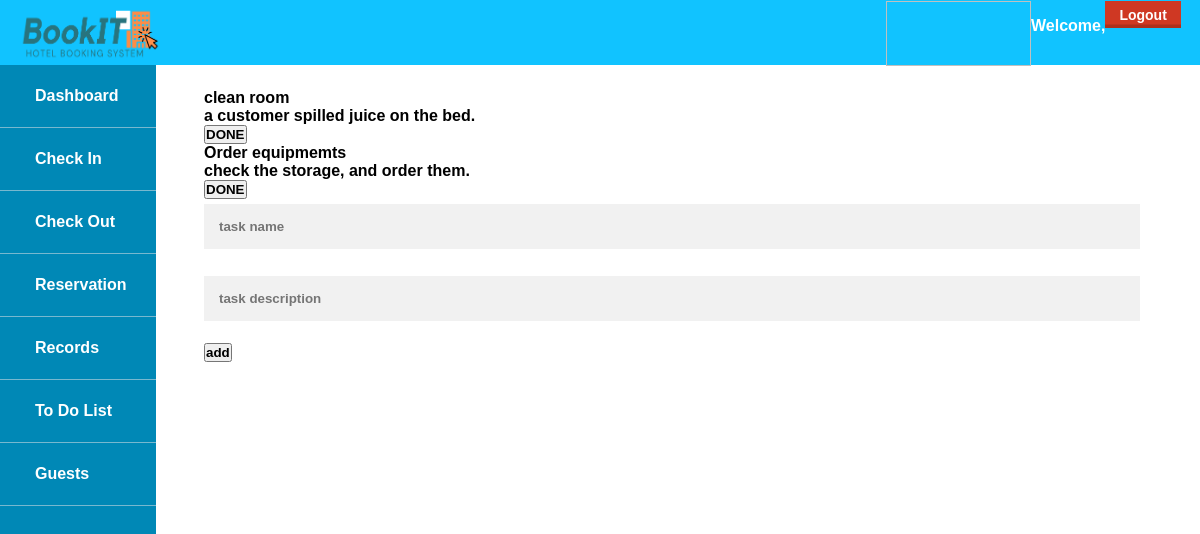
Page /receptionist_toDoList.php on the committed database.
### tables this page shows
CREATE TABLE task(
        task_id INT NOT NULL AUTO_INCREMENT PRIMARY KEY,
        user_id INT,
        task_desc VARCHAR(100),
        task_status  ENUM('COMPLETE','INCOMPLETE')
            );

### receptionist_toDoList.php (the view, shortened to what this page needs)
<!DOCTYPE html>
<html>
    <head>
        <link rel="stylesheet" href="style.css">
    </head>
    <body>
        <header>
        <div id="header">
        <img src="assets/bookIT_Logo.png">
        <div class="right-float">
                <a>
                    <form method="post" action="#">
                        <button class="Logoutbutton" name="logout">Logout</button>
                    </form>
                </a>
            </div>
            <div class="right-float">
                <p>Welcome,</p>
            </div>
            <div class="right-float">
                <a><img></img></a>
            </div>
        </div>
        </header>
        <nav>
            <ul>
                <li><a href="receptionist_dashboard.php">Dashboard</a></li>
                <li><a href="receptionist_checkin.php">Check In</a></li>
                <li><a href="receptionist_checkout.php">Check Out</a></li>
                <li><a href="receptionist_reservation.php">Reservation</a></li>
                <li><a href="receptionist_records.php">Records</a></li>
                <li><a href="#">To Do List</a></li>
                <li><a href="receptionist_guests.php">Guests</a></li>
            </ul>
        </nav>
        <div id="content">
    <?php
        include 'connection.php';
        $sql = "SELECT task_id,task_name,task_desc
    FROM task
    WHERE task_status!='COMPLETE'";
    $result = $conn->query($sql);
    if(mysqli_num_rows($result) > 0){
    while($row = $result->fetch_assoc()){
        echo $row['task_name']."<br>".$row['task_desc']."<br>";
        echo "<form method='post' action=''>
        <input type='hidden' name='task_id' value='{$row['task_id']}'>
        <input type='submit' name='done' value='DONE' class='submit'>
        </form>";}
    }else{
        echo 'No Task';
    }
?>
    <form action="" method="POST">
        <input type="text" name="task_name" placeholder="task name" required>
        <br>
        <input type="text" name="task_desc" placeholder="task description" required>
        <br>
        <input type="submit" name="add" value="add" class="submit">
    </form>
        </div>
    </body>

### style.css (style rules this page uses)
* { margin: 0px; padding: 0px; box-sizing: border-box; font-family: 'Montserrat', sans-serif; font-weight: 600; }
#header { padding: 1px 15px; background-color: #11C3FF; color: white; height: 65px; width: 100%; }
.right-float { float: right; }
#header img { height: 65px; width: 145px; }
#header p { margin-top: 1em; }
ul { list-style-type: none; margin: 0; padding: 0; width: 13%; background-color: #0088B6; position: absolute; height: 100%; }
li a { display: block; color: #fff; padding: 22px 35px; text-decoration: none; font-weight: bold; border-bottom: 1px solid rgba(240, 233, 233, .5); }
#content { margin-top: 2%; margin-left: 17%; margin-right: 5%; margin-bottom: 2%; }
.booking-form input[type=email], input[type=text], input[type=number] { width: 100%; padding: 15px; margin: 5px 0 22px 0; display: inline-block; border: none; background: #f1f1f1; }
button { border: none; color: white; padding:0.4em 1em; text-align: center; text-decoration: none; display: inline-block; font-size: 14px; margin:0 0.3em 0.3em 0; box-shadow:inset 0 -0.6em 0 -0.35em rgba(0,0,0,0.17); font-weight: bold; }
.Logoutbutton { background-color: #CF3823; }

### rows in the picture
task: task_name "clean room", task_desc "a customer spilled juice on the bed."
task: task_name "Order equipmemts", task_desc "check the storage, and order them."
